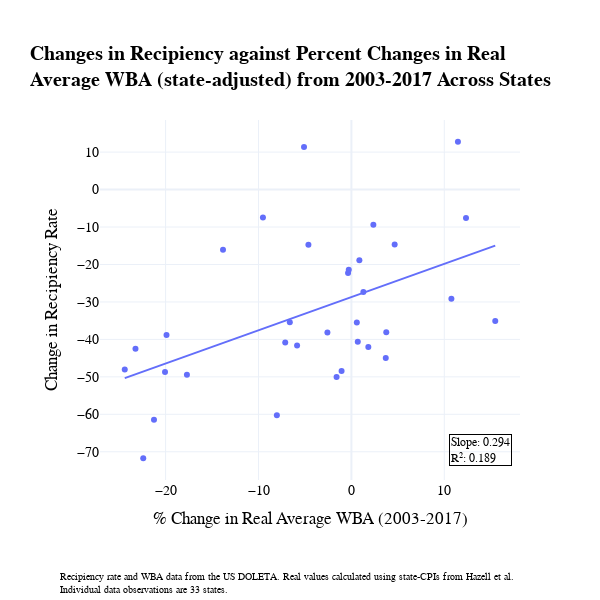

Notebook cell for this chart:
### Code cell
fig1 = px.scatter(data_frame = percent_changes_state,
                 x = '% Change in Real Average WBA (2003-2017)',
                 y = '% Change in Recipiency Rate (2003-2017)',
                 hover_data = ['State'],
                 height=500,
                 trendline='ols')
    
fig1.update_layout(title_text="<b>Changes in Recipiency against Percent Changes in Real <br>Average WBA (state-adjusted) from 2003-2017 Across States",
                   yaxis_title="Change in Recipiency Rate",
                   font=dict(
                        family="Cambria",  
                        size=14,         
                        color="black",
                    )
                  )

fig1.update_layout(height=600, width=600)
tickvals=[-50, -25, 0, 25, 50]
fig1.add_annotation(
    text='Recipiency rate and WBA data from the US DOLETA. Real values calculated using state-CPIs from Hazell et al. <br>Individual data observations are 33 states.',
    showarrow=False,
    xref="paper",
    yref="paper",
    x=-0.1,
    y=-0.25,
    xanchor="left",
    yanchor="top",
    font=dict(size=10),
    align="left"
)
fig1.add_annotation(
    xref="paper", yref="paper",
    x=0.98, y=0.04,
    text=f"Slope: {slope_avg:.3f}<br>R²: {r_squared_avg:.3f}",
    showarrow=False,
    font=dict(size=12, color="black"),
    align="left",
    bordercolor="black",
    borderwidth=1
)
fig1.update_layout(margin={"l":100,"b":120, "t":120})
fig1.show()

### Figure 1 — Plotly figure (JSON) as saved in the notebook; plotly's stock layout.template omitted (floating-point values rounded to 4 significant figures)
{"data": [{"customdata": [["AK"], ["AL"], ["AR"], ["CA"], ["CO"], ["CT"], ["DC"], ["GA"], ["HI"], ["IL"], ["IN"], ["KS"], ["LA"], ["MA"], ["MD"], ["MI"], ["MN"], ["MO"], ["MS"], ["NC"], ["NJ"], ["NY"], ["OH"], ["OK"], ["OR"], ["PA"], ["SC"], ["TN"], ["TX"], ["UT"], ["VA"], ["WA"], ["WI"]], "hovertemplate": "% Change in Real Average WBA (2003-2017)=%{x}<br>% Change in Recipiency Rate (2003-2017)=%{y}<br>State=%{customdata[0]}<extra></extra>", "legendgroup": "", "marker": {"color": "#636efa", "symbol": "circle"}, "mode": "markers", "name": "", "orientation": "v", "showlegend": false, "type": "scatter", "x": [0.584, -7.124, 0.6865, -4.628, -5.1, 0.8564, -1.058, -8.025, 11.47, -0.3598, -24.4, 3.699, -23.24, 4.657, -0.2825, -19.9, 2.364, -5.846, -20.06, -22.41, -9.521, -13.82, 1.823, 15.48, 1.287, -2.582, -1.594, -21.25, 12.34, 10.76, -17.7, 3.753, -6.628], "xaxis": "x", "y": [-35.49, -40.82, -40.65, -14.75, 11.36, -18.86, -48.41, -60.29, 12.77, -22.26, -48.04, -44.97, -42.48, -14.67, -21.37, -38.84, -9.382, -41.64, -48.74, -71.73, -7.47, -16.06, -42.06, -35.09, -27.34, -38.14, -50.03, -61.43, -7.558, -29.18, -49.45, -38.08, -35.39], "yaxis": "y"}, {"hovertemplate": "<b>OLS trendline</b><br>% Change in Recipiency Rate (2003-2017) = 0.886824 * % Change in Real Average WBA (2003-2017) + -28.7046<br>R<sup>2</sup>=0.242272<br><br>% Change in Real Average WBA (2003-2017)=%{x}<br>% Change in Recipiency Rate (2003-2017)=%{y} <b>(trend)</b><extra></extra>", "legendgroup": "", "marker": {"color": "#636efa", "symbol": "circle"}, "mode": "lines", "name": "", "showlegend": false, "type": "scatter", "x": [-24.4, -23.24, -22.41, -21.25, -20.06, -19.9, -17.7, -13.82, -9.521, -8.025, -7.124, -6.628, -5.846, -5.1, -4.628, -2.582, -1.594, -1.058, -0.3598, -0.2825, 0.584, 0.6865, 0.8564, 1.287, 1.823, 2.364, 3.699, 3.753, 4.657, 10.76, 11.47, 12.34, 15.48], "xaxis": "x", "y": [-50.34, -49.32, -48.58, -47.55, -46.49, -46.35, -44.41, -40.96, -37.15, -35.82, -35.02, -34.58, -33.89, -33.23, -32.81, -30.99, -30.12, -29.64, -29.02, -28.96, -28.19, -28.1, -27.95, -27.56, -27.09, -26.61, -25.42, -25.38, -24.57, -19.16, -18.54, -17.77, -14.97], "yaxis": "y"}], "layout": {"annotations": [{"align": "left", "font": {"size": 10}, "showarrow": false, "text": "Recipiency rate and WBA data from the US DOLETA. Real values calculated using state-CPIs from Hazell et al. <br>Individual data observations are 33 states.", "x": -0.1, "xanchor": "left", "xref": "paper", "y": -0.25, "yanchor": "top", "yref": "paper"}, {"align": "left", "bordercolor": "black", "borderwidth": 1, "font": {"color": "black", "size": 12}, "showarrow": false, "text": "Slope: 0.294<br>R²: 0.189", "x": 0.98, "xref": "paper", "y": 0.04, "yref": "paper"}], "font": {"color": "black", "family": "Cambria", "size": 14}, "height": 600, "legend": {"tracegroupgap": 0}, "margin": {"b": 120, "l": 100, "t": 120}, "title": {"text": "<b>Changes in Recipiency against Percent Changes in Real <br>Average WBA (state-adjusted) from 2003-2017 Across States"}, "width": 600, "xaxis": {"anchor": "y", "autorange": true, "domain": [0, 1], "range": [-27.06, 18.15], "title": {"text": "% Change in Real Average WBA (2003-2017)"}, "type": "linear"}, "yaxis": {"anchor": "x", "autorange": true, "domain": [0, 1], "range": [-77.54, 18.58], "title": {"text": "Change in Recipiency Rate"}, "type": "linear"}}}
